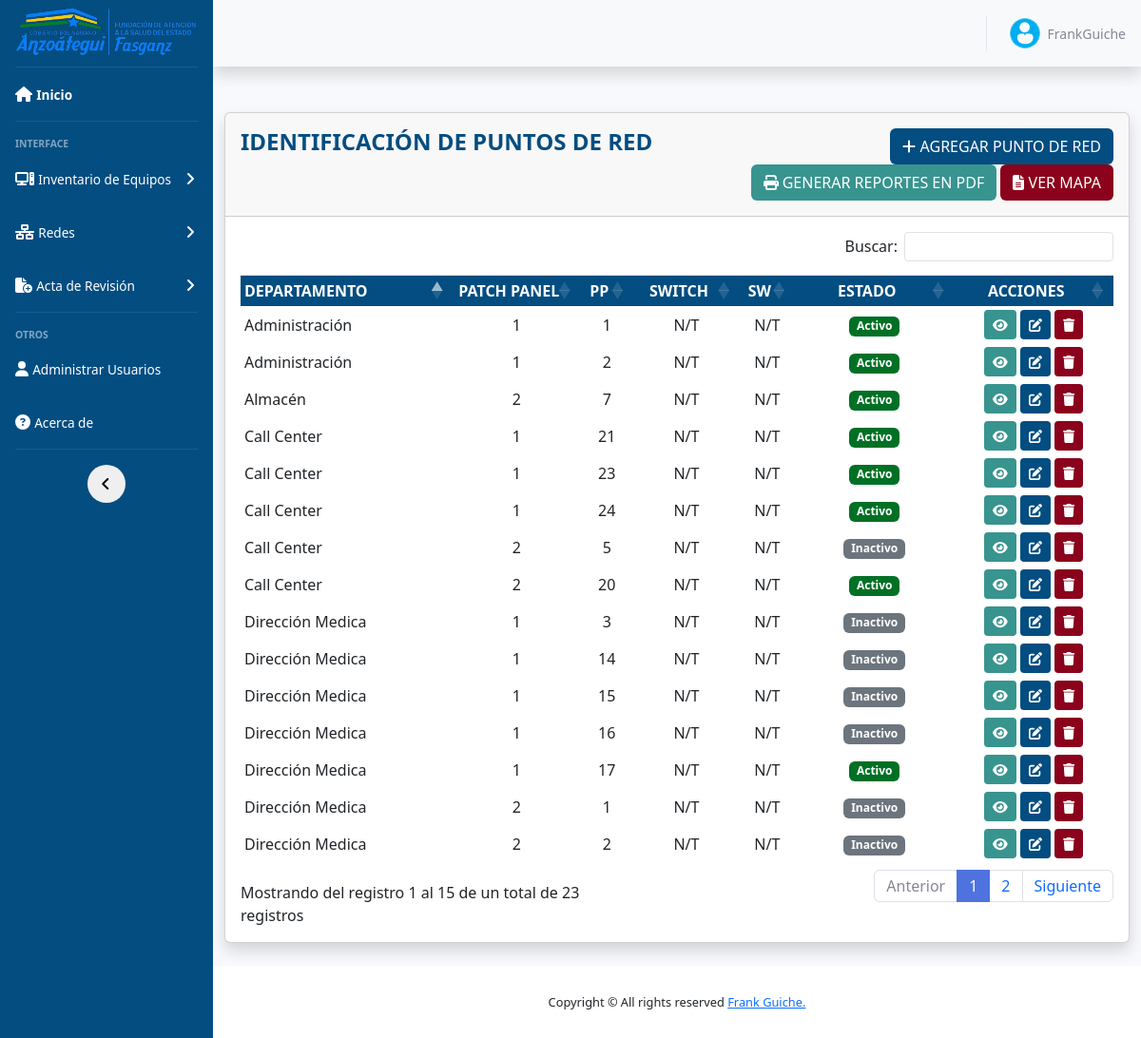
/views/puntos_red.php (signed in), run on the app's committed database.
### tables this page shows
CREATE TABLE `puntos_red` (
  `id` int(11) NOT NULL,
  `departamento` varchar(50) NOT NULL,
  `patch_panel` varchar(50) NOT NULL,
  `puerto_pp` int(2) NOT NULL,
  `switches` varchar(50) NOT NULL,
  `puerto_sw` int(2) NOT NULL,
  `descripcion` varchar(60) NOT NULL,
  `estado` varchar(20) NOT NULL,
  `fecha_registro` datetime NOT NULL,
  `encargado_registro` int(11) NOT NULL,
  `fecha_ultima_modificacion` datetime NOT NULL,
  `encargado_modificacion` int(11) NOT NULL
);

### views/puntos_red.php (the view, shortened to what this page needs)
<?php include "../includes/header.php"; ?>
<body id="page-top">
    <div class="container-fluid">
        <div class="card shadow mb-4 mt-5">
            <div class="card-header py-3">
                <div class="row">
                    <h4 class="m-0 font-primary mayus col-xl-6 col-md-6 col-sm-12 col-12">Identificación de puntos de red</h4>
                    <div class="text-right col-xl-6 col-md-6 col-sm-12 col-12">
                        <?php
                        if ($_SESSION['rol'] == 1) {
                        ?>
                            <button type="button" class="btn btn-agg btn-md bold mayus" title="Asignar Punto de Red" data-toggle="modal" data-target="#insert_puntored">
                                <i class="fa fa-plus bold"></i> Agregar Punto de Red
                            </button>
                            <a href="../views/generar_reportes_puntoRed.php" class="btn btn-md btn-infor mayus" title="Generar Reportes">
                                <i class="fa-solid fa-print "></i> Generar Reportes en PDF
                            </a>
                            <a href="mapas_puntosred.php" class="btn btn-delete btn-md bold mayus" title="Ver en Mapa">
                                <i class="fa fa-file-lines bold"></i> Ver Mapa
                            </a>
                        <?php
                        };
                        ?>
                    </div>
                </div>
            </div>
            <div id="cardView" class="card-body">
                <div class="table-responsive">
                    <table class="table-sm table-hover" id="dataTable" width="100%" cellspacing="0">
                        <thead class="table table-comp">
                            <tr>
                                <th class="mayus">Departamento</th>
                                <th class="mayus text-center">Patch Panel</th>
                                <th class="mayus text-center">PP</th>
                                <th class="mayus text-center">Switch</th>
                                <th class="mayus text-center">Sw</th>
                                <th class="text-center mayus">Estado</th>
                                <?php
                                if ($_SESSION['rol'] == 1) {
                                ?>
                                    <th class="text-center mayus">Acciones</th>
                                <?php
                                };
                                ?>
                            </tr>
                        </thead>
                        <?php
                        include "../includes/db.php";
                        $result = mysqli_query($conexion, "SELECT * FROM puntos_red ORDER BY patch_panel ASC, puerto_pp ASC");
                        while ($fila = mysqli_fetch_assoc($result)) :
                        ?>
                            <tr>
                                <td width="20%"><?php echo $fila['departamento']; ?></td>
                                <td width="12%" class="text-center"><?php echo $fila['patch_panel'] ?: 'N/T';  ?></td>
                                <td width="5%" class="text-center"><?php echo $fila['puerto_pp'] ?: 'N/T';  ?></td>
                                <td width="10%" class="text-center"><?php echo $fila['switches'] ?: 'N/T';  ?></td>
                                <td width="5%" class="text-center"><?php echo $fila['puerto_sw'] ?: 'N/T';  ?></td>
                                <td class="text-center" width="15%">
                                    <span class="badge <?php
                                                        if ($fila['estado'] == 'Activo') {
                                                            echo 'bg-verde text-white';
                                                        } else {
                                                            echo 'bg-secondary text-white';
                                                        }
                                                        ?> rounded">
                                        <?php echo $fila['estado']; ?>
                                    </span>
                                </td>
                                <?php
                                if ($_SESSION['rol'] == 1) {
                                ?>
                                    <td class="text-center" width="15%">
                                        <button type="button" class="btn btn-infor btn-sm" title="Ver Registro" data-toggle="modal" data-target="#verPuntoRedModal<?php echo $fila['id']; ?>">
                                            <i class="fa fa-eye"></i>
                                        </button>
                                        <a href="../includes/_puntosred/editar_puntored.php?id=<?php echo $fila['id'] ?>" class="btn btn-edit btn-sm" title="Editar Registro">
                                            <i class="fa fa-edit "></i>
                                        </a>
                                        <a href="../includes/_puntosred/eliminar_puntored.php?id=<?php echo $fila['id'] ?> " data-nombre=" <?php echo $fila['tipo_equipo'] ?> " data-apellido=" <?php echo $fila['departamento'] ?> " class="btn btn-delete btn-del btn-sm" title="Eliminar Registro">
                                            <i class="fa fa-trash "></i>
                                        </a>
                                    </td>
                                <?php
                                };
                                ?>
                            </tr>
                        <?php endwhile; ?>
                    </table>
                </div>
            </div>
        </div>
    </div>
    <?php include "../includes/footer.php"; ?>
</body>
</html>

### includes/header.php (shortened to what this page needs)
<!DOCTYPE html>
<html lang="es">
<head>
    <link rel="stylesheet" href="../css/style.css">
    <link rel="stylesheet" href="../vendor/fontawesome-free/css/all.min.css" type="text/css">
    <link href="../css/sb-admin-2.min.css" rel="stylesheet">
    <link rel="stylesheet" href="../vendor/DataTables-1.13.6/css/dataTables.bootstrap5.min.css">
    <link rel="stylesheet" href="../vendor/bootstrap-5.3.2-dist/css/bootstrap.min.css">
</head>
<body id="page-top">
    <div id="wrapper">
        <ul class="navbar-nav custom-navbar sidebar accordion" id="accordionSidebar">
            <a class="sidebar-brand d-flex align-items-center justify-content-center" href="index.php">
                <div class="sidebar-brand-text mx-1 ">
                    <img src="../assets/img/logo1.png" style="max-height: 80px; padding:10px;" alt="Logo Clinica">
                </div>
            </a>
            <li class="nav-item active">
                <a class="nav-link" href="../views/index.php">
                    <i class="fa-solid fa-home" aria-hidden="true"></i>
                    <span>Inicio</span></a>
            </li>
            <hr class="sidebar-divider">
            <div class="sidebar-heading">
                Interface
            </div>
            <?php
            if ($_SESSION['rol'] == 1) {
            ?>
                <li class="nav-item">
                    <a class="nav-link collapsed" href="#" data-toggle="collapse" data-target="#collapseUtilities" aria-expanded="true" aria-controls="collapseUtilities">
                        <i class="fa-solid fa-computer" aria-hidden="true"></i>
                        <span>Inventario de Equipos</span>
                    </a>
                </li>
            <?php
            };
            ?>
            <li class="nav-item">
                <a class="nav-link collapsed" href="#" data-toggle="collapse" data-target="#collapsePages" aria-expanded="true" aria-controls="collapsePages">
                    <i class="fa-solid fa-network-wired" aria-hidden="true"></i>
                    <span>Redes</span>
                </a>
            </li>
            <li class="nav-item">
                <a class="nav-link collapsed" href="#" data-toggle="collapse" data-target="#pdf" aria-expanded="true" aria-controls="collapsePages">
                    <i class="fa-solid fa-file-circle-plus" aria-hidden="true"></i>
                    <span>Acta de Revisión</span>
                </a>
            </li>
            <hr class="sidebar-divider">
            <div class="sidebar-heading">
                Otros
            </div>
            <?php
            if ($_SESSION['rol'] == 1) {
            ?>
                <li class="nav-item">
                    <a class="nav-link" href="../views/usuarios.php">
                        <i class="fa fa-user" aria-hidden="true"></i>
                        <span>Administrar Usuarios</span>
                    </a>
                </li>
            <?php
            };
            ?>
            <li class="nav-item">
                <a class="nav-link" href="../views/acerca.php">
                    <i class="fa fa-question-circle" aria-hidden="true"></i>
                    <span>Acerca de</span></a>
            </li>
            <hr class="sidebar-divider d-none d-md-block">
            <div class="text-center d-none d-md-inline">
                <button class="rounded-circle border-0" id="sidebarToggle"></button>
            </div>
        </ul>
        <div id="content-wrapper" class="d-flex flex-column">
            <div id="content">
                <nav class="navbar navbar-expand navbar-light bg-light topbar mb-4 static-top shadow">
                    <ul class="navbar-nav ml-auto">
                        <li class="nav-item dropdown no-arrow">
                            <a class="nav-link dropdown-toggle" href="#" id="userDropdown" role="button" data-toggle="dropdown" aria-haspopup="true" aria-expanded="false">
                                <img class="img-profile rounded-circle mr-2" src="../assets/img/profile.png">
                                <span class="mr-2 d-none d-lg-inline text-gray-600 small">
                                    <?php echo $_SESSION['username']; ?></span>
                            </a>
                        </li>
                    </ul>
                </nav>
</body>
</html>

### includes/footer.php (shortened to what this page needs)
<footer class="sticky-footer bg-white">
    <div class="container my-auto">
        <div class="copyright text-center my-auto">
            <span>Copyright &copy; All rights reserved <a href="https://" target="_blank">Frank Guiche.</span></a>
        </div>
    </div>
</footer>

### css/style.css (style rules this page uses)
.font-primary { color: #034D81 !important; font-weight: bold; }
.mayus { text-transform: uppercase; }
.bold { font-weight: bold; }
.bg-verde { background-color: #007025 !important; }
.btn-agg { background-color: #034D81 !important; color: #FFFFFF !important; }
.btn-edit { background-color: #034D81 !important; color: #FFFFFF !important; }
.btn-delete { background-color: #8A021B !important; color: #FFFFFF !important; }
.btn-infor { background-color: #38948f !important; color: #FFFFFF !important; }
.btn { transition: all 0.3s ease; }
.table-comp { background-color: #034D81 !important; color: #FFFFFF !important; }
.navbar-nav { display: flex; flex-direction: column; padding-left: 0; margin-bottom: 0; list-style: none; }
.custom-navbar { background: #034D81; }
.navbar-nav .nav-item { padding-right: 0; padding-left: 0; color: #FFFFFF !important; transition: all 0.3s ease; }
.navbar-nav .nav-link { padding-right: 0; padding-left: 0; color: #FFFFFF !important; font-size: 16px; }
.sidebar { width: 6.5rem; min-height: 100vh }
.sidebar #sidebarToggle { width: 2.5rem; height: 2.5rem; text-align: center; margin-bottom: 1rem; cursor: pointer }
.sidebar #sidebarToggle::after { font-weight: 900; content: '\f104'; font-family: 'Font Awesome 5 Free'; margin-right: .1rem }
.sidebar hr.sidebar-divider { margin: 0 1rem 1rem; border-color: #ffffff52 !important; }
.sidebar .sidebar-heading { text-align: center; padding: 0 1rem; font-weight: 800 !important; font-size: .65rem; color: #ffffff80; }
a { color: #000000; text-decoration: none; background-color: transparent }
footer.sticky-footer { bottom: 0; width: 100%; background-color: #fff; padding: 20px 0; }

### data on the page
puntos_red: departamento "Administración", patch_panel "1", puerto_pp "1", switches "N/T", puerto_sw "N/T", estado "Activo"
puntos_red: departamento "Administración", patch_panel "1", puerto_pp "2", switches "N/T", puerto_sw "N/T", estado "Activo"
puntos_red: departamento "Dirección Medica", patch_panel "1", puerto_pp "3", switches "N/T", puerto_sw "N/T", estado "Inactivo"
puntos_red: departamento "Dirección Medica", patch_panel "1", puerto_pp "14", switches "N/T", puerto_sw "N/T", estado "Inactivo"
puntos_red: departamento "Dirección Medica", patch_panel "1", puerto_pp "15", switches "N/T", puerto_sw "N/T", estado "Inactivo"
puntos_red: departamento "Dirección Medica", patch_panel "1", puerto_pp "16", switches "N/T", puerto_sw "N/T", estado "Inactivo"
puntos_red: departamento "Dirección Medica", patch_panel "1", puerto_pp "17", switches "N/T", puerto_sw "N/T", estado "Activo"
puntos_red: departamento "Call Center", patch_panel "1", puerto_pp "21", switches "N/T", puerto_sw "N/T", estado "Activo"
puntos_red: departamento "Call Center", patch_panel "1", puerto_pp "23", switches "N/T", puerto_sw "N/T", estado "Activo"
puntos_red: departamento "Call Center", patch_panel "1", puerto_pp "24", switches "N/T", puerto_sw "N/T", estado "Activo"
puntos_red: departamento "Dirección Medica", patch_panel "2", puerto_pp "1", switches "N/T", puerto_sw "N/T", estado "Inactivo"
puntos_red: departamento "Dirección Medica", patch_panel "2", puerto_pp "2", switches "N/T", puerto_sw "N/T", estado "Inactivo"
puntos_red: departamento "Call Center", patch_panel "2", puerto_pp "5", switches "N/T", puerto_sw "N/T", estado "Inactivo"
puntos_red: departamento "Almacén", patch_panel "2", puerto_pp "7", switches "N/T", puerto_sw "N/T", estado "Activo"
puntos_red: departamento "Call Center", patch_panel "2", puerto_pp "20", switches "N/T", puerto_sw "N/T", estado "Activo"

### other printed values
$_SESSION['username'] "FrankGuiche"
